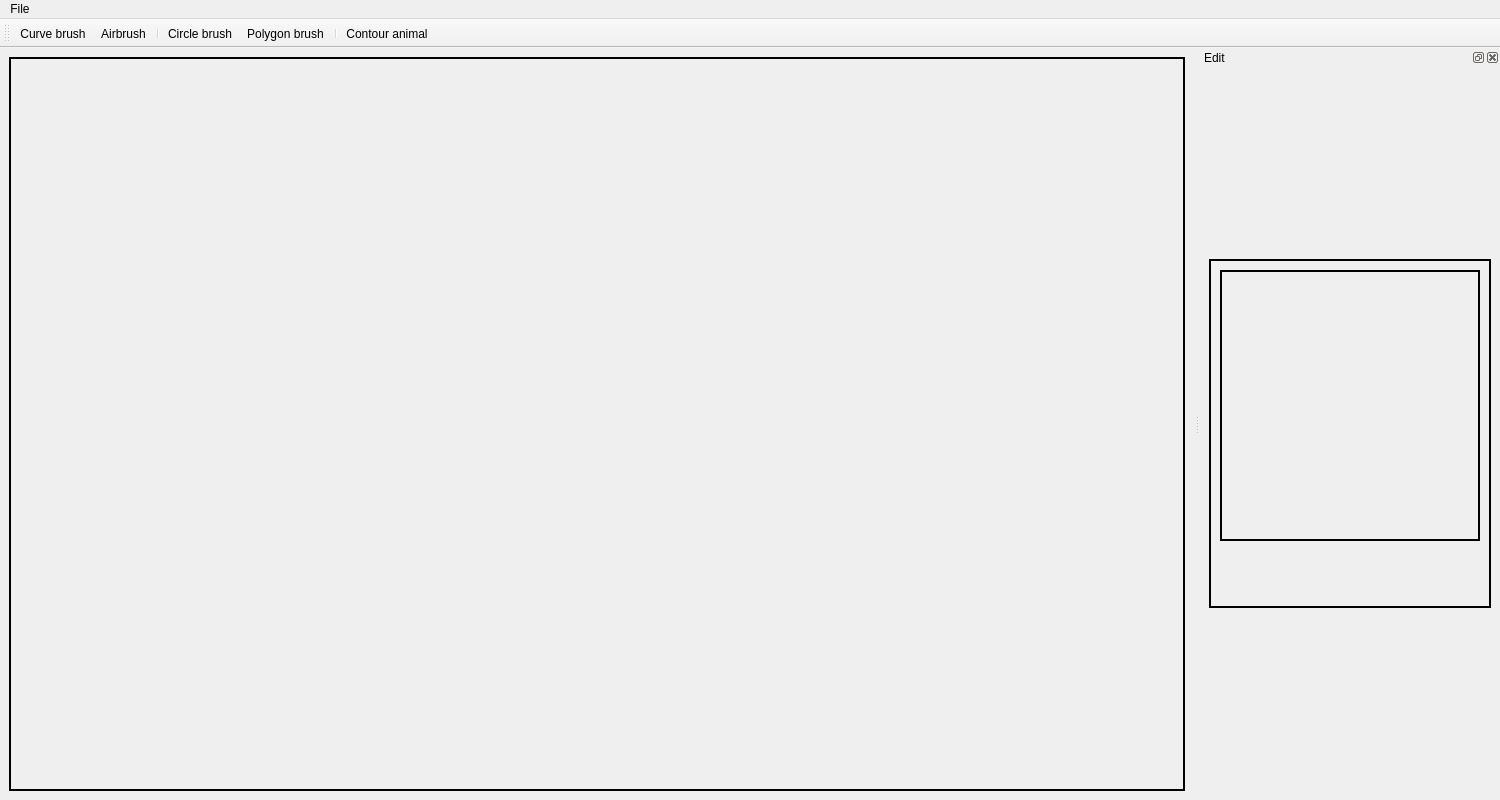
<?xml version="1.0" encoding="UTF-8"?>
<ui version="4.0">
 <class>MainWindow</class>
 <widget class="QMainWindow" name="MainWindow">
  <property name="geometry">
   <rect>
    <x>0</x>
    <y>0</y>
    <width>1500</width>
    <height>800</height>
   </rect>
  </property>
  <property name="minimumSize">
   <size>
    <width>1024</width>
    <height>768</height>
   </size>
  </property>
  <property name="windowTitle">
   <string>Paint v1.0</string>
  </property>
  <property name="windowIcon">
   <iconset resource="img/img.qrc">
    <normaloff>:/img/icon.png</normaloff>:/img/icon.png</iconset>
  </property>
  <widget class="QWidget" name="centralwidget">
   <layout class="QGridLayout" name="gridLayout">
    <item row="0" column="0">
     <widget class="QLabel" name="imageLabel">
      <property name="frameShape">
       <enum>QFrame::Box</enum>
      </property>
      <property name="frameShadow">
       <enum>QFrame::Plain</enum>
      </property>
      <property name="lineWidth">
       <number>2</number>
      </property>
      <property name="text">
       <string/>
      </property>
      <property name="alignment">
       <set>Qt::AlignCenter</set>
      </property>
     </widget>
    </item>
   </layout>
  </widget>
  <widget class="QMenuBar" name="menubar">
   <property name="geometry">
    <rect>
     <x>0</x>
     <y>0</y>
     <width>1500</width>
     <height>21</height>
    </rect>
   </property>
   <widget class="QMenu" name="menuFile">
    <property name="title">
     <string>File</string>
    </property>
    <addaction name="open"/>
    <addaction name="separator"/>
    <addaction name="save"/>
    <addaction name="saveAs"/>
    <addaction name="separator"/>
    <addaction name="exit"/>
   </widget>
   <addaction name="menuFile"/>
  </widget>
  <widget class="QToolBar" name="toolBar">
   <property name="windowTitle">
    <string>toolBar</string>
   </property>
   <property name="movable">
    <bool>true</bool>
   </property>
   <attribute name="toolBarArea">
    <enum>TopToolBarArea</enum>
   </attribute>
   <attribute name="toolBarBreak">
    <bool>false</bool>
   </attribute>
   <addaction name="curveBrush"/>
   <addaction name="airbrush"/>
   <addaction name="separator"/>
   <addaction name="circleBrush"/>
   <addaction name="polygonBrush"/>
   <addaction name="separator"/>
   <addaction name="contour"/>
  </widget>
  <widget class="QDockWidget" name="dockWidget">
   <property name="minimumSize">
    <size>
     <width>300</width>
     <height>300</height>
    </size>
   </property>
   <property name="allowedAreas">
    <set>Qt::LeftDockWidgetArea|Qt::RightDockWidgetArea</set>
   </property>
   <property name="windowTitle">
    <string>Edit</string>
   </property>
   <attribute name="dockWidgetArea">
    <number>2</number>
   </attribute>
   <widget class="QWidget" name="dockWidgetContents">
    <layout class="QVBoxLayout" name="dockLayot">
     <item>
      <widget class="QFrame" name="staticWidget">
       <property name="maximumSize">
        <size>
         <width>282</width>
         <height>349</height>
        </size>
       </property>
       <property name="frameShape">
        <enum>QFrame::Box</enum>
       </property>
       <property name="lineWidth">
        <number>2</number>
       </property>
       <layout class="QVBoxLayout" name="verticalLayout_2">
        <item>
         <widget class="QLabel" name="currentBrush">
          <property name="frameShape">
           <enum>QFrame::Box</enum>
          </property>
          <property name="lineWidth">
           <number>2</number>
          </property>
          <property name="text">
           <string/>
          </property>
          <property name="alignment">
           <set>Qt::AlignCenter</set>
          </property>
         </widget>
        </item>
        <item>
         <widget class="QLabel" name="brushInfo">
          <property name="minimumSize">
           <size>
            <width>0</width>
            <height>50</height>
           </size>
          </property>
          <property name="maximumSize">
           <size>
            <width>16777215</width>
            <height>50</height>
           </size>
          </property>
          <property name="text">
           <string/>
          </property>
          <property name="alignment">
           <set>Qt::AlignCenter</set>
          </property>
         </widget>
        </item>
       </layout>
      </widget>
     </item>
    </layout>
   </widget>
  </widget>
  <action name="open">
   <property name="icon">
    <iconset resource="img/img.qrc">
     <normaloff>:/img/open.png</normaloff>:/img/open.png</iconset>
   </property>
   <property name="text">
    <string>Open</string>
   </property>
  </action>
  <action name="save">
   <property name="icon">
    <iconset resource="img/img.qrc">
     <normaloff>:/img/save.png</normaloff>:/img/save.png</iconset>
   </property>
   <property name="text">
    <string>Save</string>
   </property>
  </action>
  <action name="saveAs">
   <property name="text">
    <string>Save as...</string>
   </property>
  </action>
  <action name="exit">
   <property name="icon">
    <iconset resource="img/img.qrc">
     <normaloff>:/img/exit.png</normaloff>:/img/exit.png</iconset>
   </property>
   <property name="text">
    <string>Exit</string>
   </property>
  </action>
  <action name="curveBrush">
   <property name="icon">
    <iconset resource="img/img.qrc">
     <normaloff>:/img/curve.png</normaloff>:/img/curve.png</iconset>
   </property>
   <property name="text">
    <string>Curve brush</string>
   </property>
  </action>
  <action name="circleBrush">
   <property name="icon">
    <iconset resource="img/img.qrc">
     <normaloff>:/img/circle.png</normaloff>:/img/circle.png</iconset>
   </property>
   <property name="text">
    <string>Circle brush</string>
   </property>
  </action>
  <action name="polygonBrush">
   <property name="icon">
    <iconset resource="img/img.qrc">
     <normaloff>:/img/polygon.png</normaloff>:/img/polygon.png</iconset>
   </property>
   <property name="text">
    <string>Polygon brush</string>
   </property>
  </action>
  <action name="airbrush">
   <property name="icon">
    <iconset resource="img/img.qrc">
     <normaloff>:/img/airbrush.png</normaloff>:/img/airbrush.png</iconset>
   </property>
   <property name="text">
    <string>Airbrush</string>
   </property>
  </action>
  <action name="contour">
   <property name="icon">
    <iconset resource="img/img.qrc">
     <normaloff>:/img/contourSmile.png</normaloff>:/img/contourSmile.png</iconset>
   </property>
   <property name="text">
    <string>Contour animal</string>
   </property>
  </action>
 </widget>
 <resources>
  <include location="img/img.qrc"/>
  <include location="img/img.qrc"/>
 </resources>
 <connections/>
</ui>
